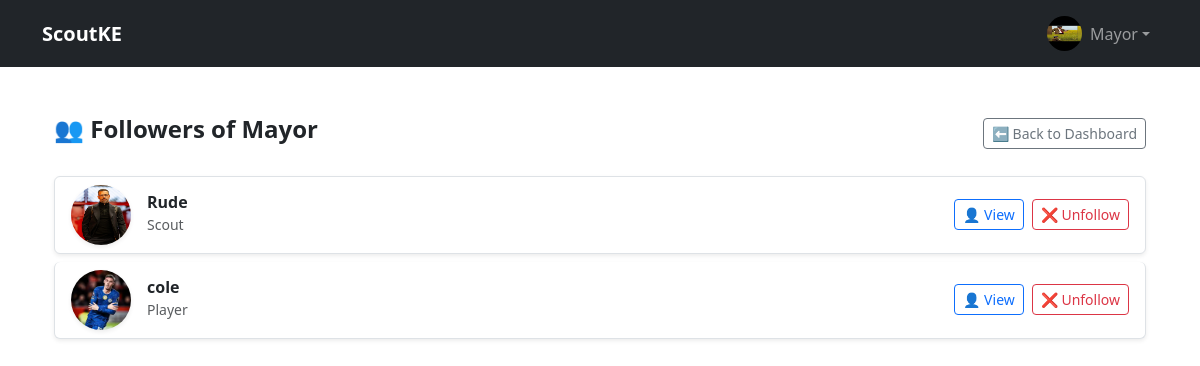
The app's page /players/followers/2/ (signed in) with its own data.
### accounts/models.py (models this page shows, shortened)
class User(AbstractUser):
    ROLE_CHOICES = (
        ('player', 'Player'),
        ('scout', 'Scout'),
        ('club', 'Club'),
        ("fan", "Fan"),
    )
    role = models.CharField(max_length=20, choices=ROLE_CHOICES)
    bio = models.TextField(blank=True, null=True)
    profile_picture = models.ImageField(upload_to='profiles/', blank=True, null=True)
    followers = models.ManyToManyField(
        'self',
        symmetrical=False,
        related_name='following',
        blank=True
    )
    saved_players = models.ManyToManyField(
        'self',
        symmetrical=False,
        related_name='saved_by',
        blank=True
    )

### players/views.py (the view)
# urls.py: path('followers/<int:user_id>/', views.followers_list, name='followers_list'),
@login_required
def followers_list(request, user_id):
    user = get_object_or_404(User, id=user_id)
    followers = user.followers.all()
    return render(request, 'players/followers_list.html', {'user': user, 'followers': followers})

### players/templates/players/followers_list.html (shortened to what this page needs)
{% extends 'base.html' %}
{% load static %}
{% block content %}
<div class="container mt-4">
  <div class="d-flex justify-content-between align-items-center mb-4">
    <h4 class="fw-bold">👥 Followers of {{ user.username }}</h4>
    <a href="{% url 'dashboard' %}" class="btn btn-sm btn-outline-secondary">⬅ Back to Dashboard</a>
  </div>
  {% if followers %}
    <div class="list-group">
      {% for follower in followers %}
        <div class="list-group-item d-flex align-items-center justify-content-between shadow-sm mb-2 rounded hover-shadow">
          <div class="d-flex align-items-center">
            {% if follower.profile_picture %}
              <img src="{{ follower.profile_picture.url }}"
                   class="rounded-circle me-3 shadow-sm" width="60" height="60" alt="{{ follower.username }}">
            {% else %}
              <img src="{% static 'img/default-avatar.png' %}"
                   class="rounded-circle me-3 shadow-sm" width="60" height="60" alt="Default Avatar">
            {% endif %}
            <div>
              <h6 class="fw-bold mb-0">{{ follower.username }}</h6>
              <small class="text-muted text-capitalize">{{ follower.role }}</small>
            </div>
          </div>
          <div class="d-flex">
            <a href="{% url 'profile' %}" class="btn btn-sm btn-outline-primary me-2">👤 View</a>
            <a href="{% url 'follow_user' follower.id %}"
               class="btn btn-sm {% if follower in user.following.all %}btn-outline-danger{% else %}btn-success{% endif %}">
              {% if follower in user.following.all %}❌ Unfollow{% else %}➕ Follow Back{% endif %}
            </a>
          </div>
        </div>
      {% endfor %}
    </div>
  {% else %}
    <div class="alert alert-info text-center p-4 rounded shadow-sm">
      <p class="mb-1">🙁 No one is following {{ user.username }} yet.</p>
      <a href="{% url 'dashboard' %}" class="btn btn-primary btn-sm mt-2">🌟 Explore Users</a>
    </div>
  {% endif %}
</div>
{% endblock %}

### templates/base.html (shortened to what this page needs)
<!DOCTYPE html>
<html lang="en">
<head>
  <link href="https://cdn.jsdelivr.net/npm/bootstrap@5.3.3/dist/css/bootstrap.min.css" rel="stylesheet">
  {% load static %}
</head>
<body>
<nav class="navbar navbar-expand-lg navbar-dark bg-dark">
  <div class="container">
    <a class="navbar-brand fw-bold" href="/">ScoutKE</a>
    <div class="collapse navbar-collapse" id="navbarNav">
      <ul class="navbar-nav ms-auto align-items-center">
        <li class="nav-item dropdown">
          <a class="nav-link dropdown-toggle d-flex align-items-center" href="#" id="navbarProfile" role="button" data-bs-toggle="dropdown" aria-expanded="false">
            {% if user.is_authenticated and user.profile_picture %}
              <img src="{{ user.profile_picture.url }}"
                   alt="Profile Picture"
                   class="rounded-circle me-2" width="35" height="35">
            {% else %}
              <img src="{% static 'img/default-avatar.png' %}"
                   alt="Default Avatar"
                   class="rounded-circle me-2" width="35" height="35">
            {% endif %}
            {% if user.is_authenticated %}
              {{ user.username }}
            {% else %}
              Guest
            {% endif %}
          </a>
        </li>
      </ul>
    </div>
  </div>
</nav>
  <main class="container my-5">
    {% block content %}{% endblock %}
  </main>
</body>
</html>

### players/templates/players/followers_list.html (style rules this page uses)
.hover-shadow { transition: all 0.3s ease-in-out; }

### records on screen
User: profile_picture (picture), username "Mayor"
User: profile_picture (picture), username "Rude", role "Scout", shows "❌ Unfollow"
User: profile_picture (picture), username "cole", role "Player", shows "❌ Unfollow"
